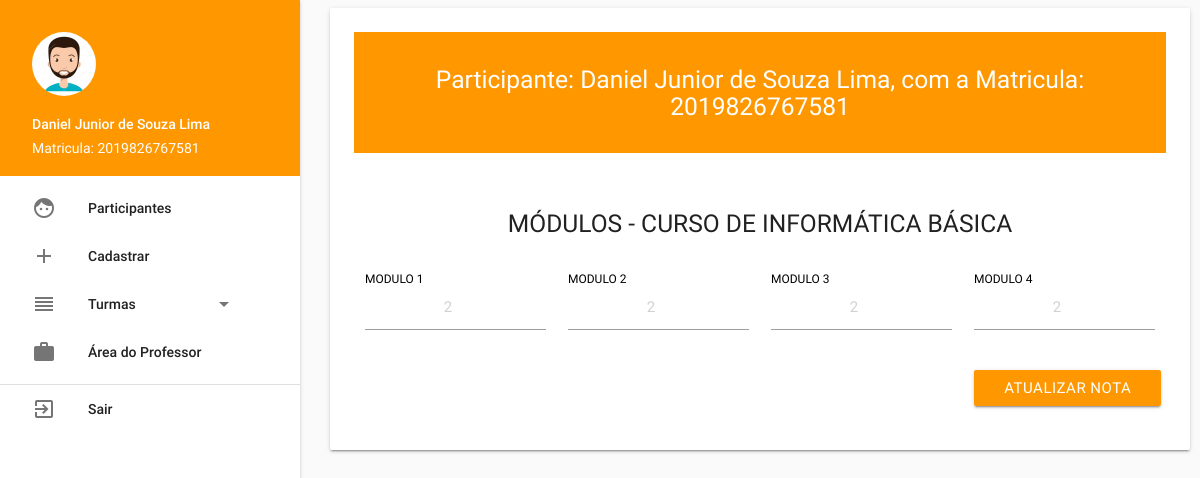
The page /professor/editarnotas/2019826767581 (signed in) on the database as committed earlier.
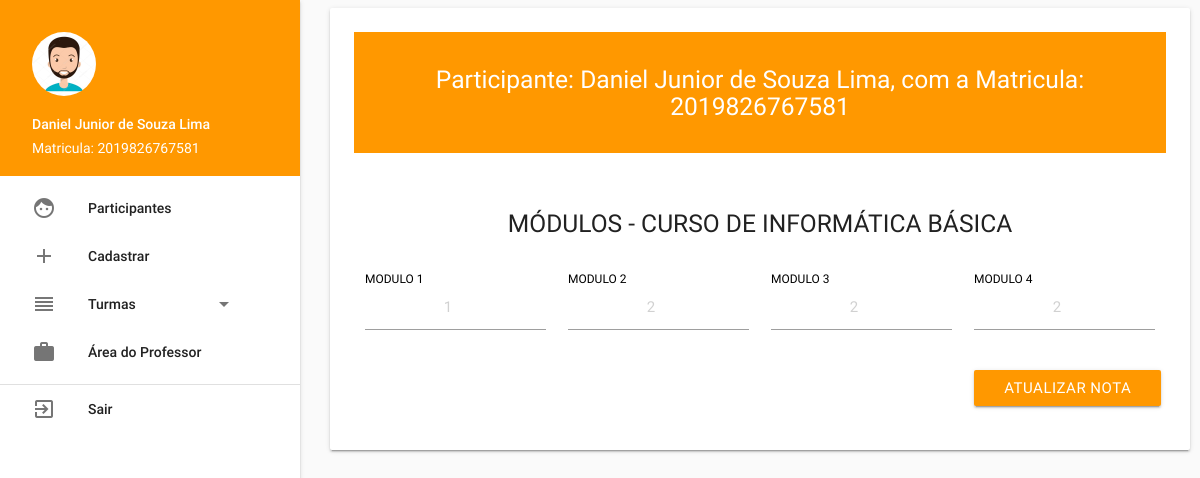
The same page on the database as committed later.
### tables this page shows
CREATE TABLE `notas` (
  `id` int(11) NOT NULL,
  `matricula_participante` varchar(20) DEFAULT NULL,
  `modulo_um` varchar(2) DEFAULT '0',
  `modulo_dois` varchar(2) DEFAULT '0',
  `modulo_tres` varchar(2) DEFAULT '0',
  `modulo_quatro` varchar(2) DEFAULT '0'
);

### App/Controller/professorController.php (called while the page is built, shortened)
<?php
class professorController extends controller
{
    public function editarnotas($matricula)
    {
        $dados = array();
        $professor = new professor();
        $dados['participante'] = $professor->selectedParticipante($matricula);
        $dados['notas'] = $professor->selectdNota($matricula);
        $this->template('professor', 'trocas-notas-participantes', $dados);
    }
}

### Core/core.php (called while the page is built, shortened)
<?php
    class Core{
        public function run(){
            $url = explode('index.php', $_SERVER['PHP_SELF']);
            $url = end($url);
            $params = array();
            if(!empty($url))
            {
                $url = explode('/', $url);
                array_shift($url);
                array_shift($url);
                if (isset($url[0]))
                {
                    $currentAction = $url[0];
                    array_shift($url);
                } else {
                    $currentAction = 'index';
                }
                if(count($url) > 0){
                    $params = $url;
                }
            } else {
                $currentAction = 'index';
                $currentController = 'homeController';
                $params = array();
            }
            $c = new $currentController();
            call_user_func_array(array($c, $currentAction), $params);
        }
    }

### index.php (called while the page is built, shortened)
<?php
$core = new Core();
$core->run();

### App/Model/model.php (called while the page is built, shortened)
<?php
class model
{
    public function __construct()
    {
        try {
            $this->pdo = new PDO("mysql:host=sql201.byethost.com;port=3306;dbname=b15_22255918_inclusaodigital", 'b15_22255918', '86318162');
        } catch (PDOException $e) {
            echo 'Falhou a conexão com banco de dados (Error: ' . $e->getMessage() . ')';
        }
    }
}

### App/Model/professor.php (called while the page is built, shortened)
<?php
class professor extends model
{
    public function selectedParticipante($matricula)
    {
        $sql = "SELECT * FROM participantes WHERE matricula = '$matricula'";
        $sql = $this->pdo->query($sql);
        if ($sql->rowCount() > 0) {
            return $sql->fetch();
        } else {
            return false;
        }
    }
    public function selectdNota($matriculaParticipante)
    {
        $sql = "SELECT * FROM notas WHERE matricula_participante = '$matriculaParticipante'";
        $sql = $this->pdo->query($sql);
        if ($sql->rowCount() > 0) {
            return $sql->fetch();
        }
    }
}

### App/View/professor/trocas-notas-participantes.php (the view, shortened to what this page needs)
<div class="orange">
    <br>
    <h5 class="center-align color-white">Participante: <?php echo $participante['nome_completo']?>, com a Matricula: <?php echo $participante['matricula']?></h5>
    <br>
</div>
<br><br>
<form action="" method="POST">
    <h5 class="center-align">MÓDULOS - CURSO DE INFORMÁTICA BÁSICA</h5>
    <br>
    <div class="row">
        <div class="col s12 m3 l3">
            <div class="input-field">
                <input type="number" class="center-align" name="modulo_um" id="modulo_um" placeholder="<?php echo $notas['modulo_um'];?>">
                <label for="modulo_um">MODULO 1</label>
            </div>
        </div>
        <div class="col s12 m3 l3">
            <div class="input-field">
                <input type="number" class="center-align" name="modulo_dois" id="modulo_dois" placeholder="<?php echo $notas['modulo_dois'];?>">
                <label for="modulo_dois">MODULO 2</label>
            </div>
        </div>
        <div class="col s12 m3 l3">
            <div class="input-field">
                <input type="number" class="center-align" name="modulo_tres" id="modulo_tres" placeholder="<?php echo $notas['modulo_tres'];?>">
                <label for="modulo_tres">MODULO 3</label>
            </div>
        </div>
        <div class="col s12 m3 l3">
            <div class="input-field">
                <input type="number" class="center-align" name="modulo_quatro" id="modulo_quatro" placeholder="<?php echo $notas['modulo_quatro'];?>">
                <label for="modulo_quatro">MODULO 4</label>
            </div>
        </div>
    </div>
    <div class="row">
        <div class="col s12 m4 l4">
        </div>
        <div class="col s12 m2 l2">
        </div>
        <div class="col s12 m3 l3">
        </div>
        <div class="col s12 m3 l3">
            <input class="btn orange" value="Atualizar Nota" type="submit">
        </div>
    </div>
</form>

Rows that differ between the two databases and show on the page:
changed notas: modulo_um "2" → "1"
